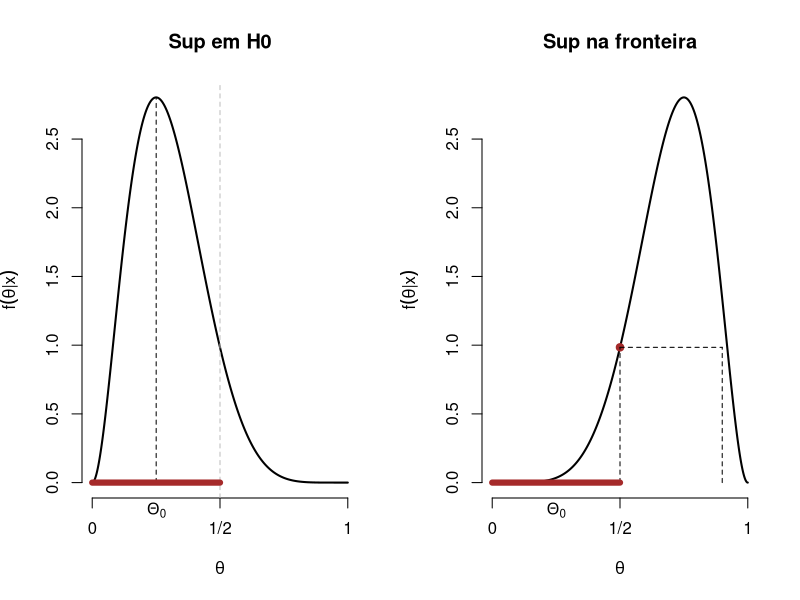
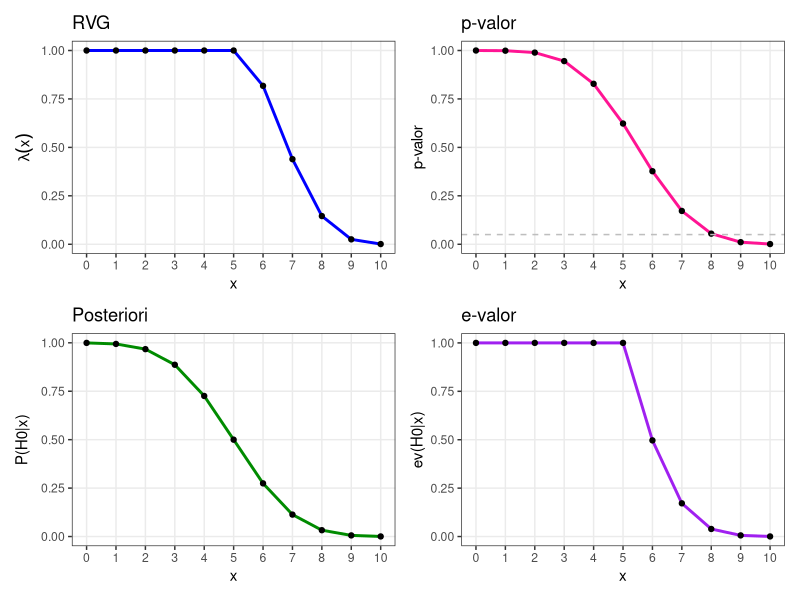
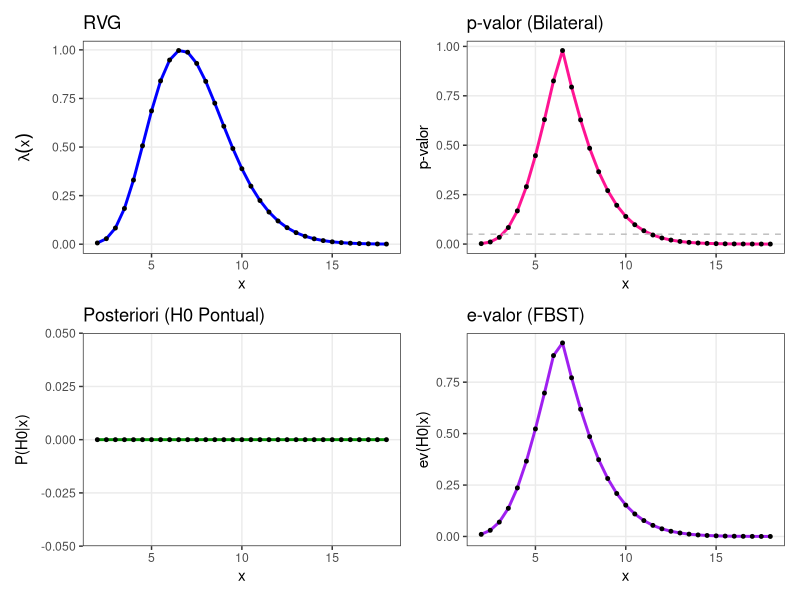
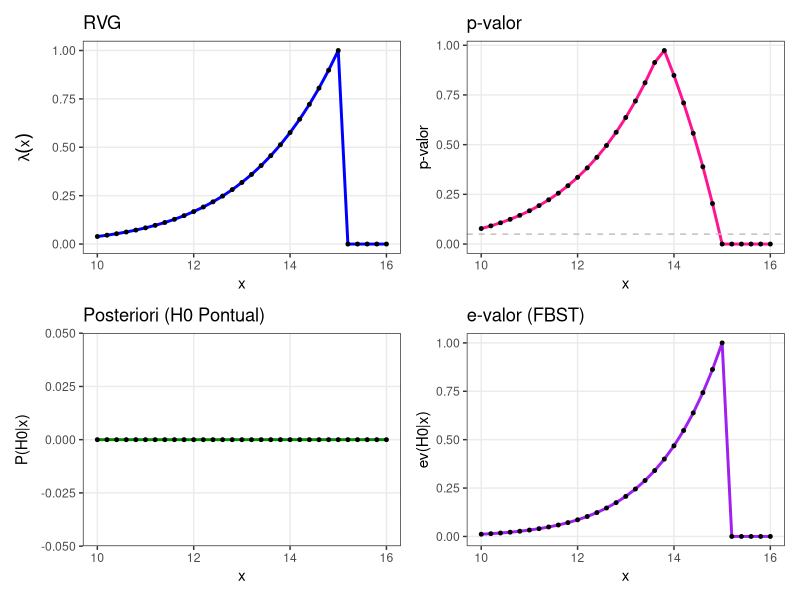

Here is the R script that generated these plots, in order:
## ---- chunk 1
x <- seq(0, 1, length.out = 1000)
y1 <- dbeta(x, shape1 = 3, shape2 = 7) 
y2 <- dbeta(x, shape1 = 7, shape2 = 3)

par(mfrow = c(1,2)) 

plot(x, y1, type = "l", lwd = 2, xlab = expression(theta), ylab = expression(f(theta * "|" * x)), 
     main = "Sup em H0", axes = FALSE)
axis(1, at = c(0, 0.5, 1), labels = c("0", "1/2", "1"))
axis(2)

theta_hat <- x[which.max(y1)]
lines(c(theta_hat, theta_hat), c(0, max(y1)), lty = 2)
text(theta_hat, -0.2, expression(Theta[0]), xpd = TRUE)

abline(v = 0.5, lty = 2, col = "gray")

lines(c(0, 0.5), c(0, 0), lwd = 6, col = "brown")

plot(x, y2, type = "l", lwd = 2, xlab = expression(theta), ylab = expression(f(theta * "|" * x)), 
     main = "Sup na fronteira", axes = FALSE)
axis(1, at = c(0, 0.5, 1), labels = c("0", "1/2", "1"))
axis(2)

tx_val <- dbeta(0.5, 7, 3)
points(0.5, tx_val, pch = 19, col = "brown")
lines(c(0.5, 0.5), c(0, tx_val), lty = 2)

segments(0.5, tx_val, 0.9, tx_val, lty = 2) 
lines(c(0.9, 0.9), c(0, tx_val), lty = 2)

lines(c(0, 0.5), c(0, 0), lwd = 6, col = "brown")
text(0.25, -0.2, expression(Theta[0]), xpd = TRUE)
## ---- chunk 2
library(ggplot2)
library(patchwork) 

n <- 10
x_seq <- 0:10
a <- 1 
b <- 1

resultados <- data.frame(
  x = x_seq,
  RVG = NA,
  p_valor = NA,
  Posteriori = NA,
  e_valor = NA)

for (i in 1:length(x_seq)) {
  x <- x_seq[i]
  
  # RVG 
  theta_hat <- x / n
  log_L_global <- dbinom(x, size = n, prob = theta_hat, log = TRUE)
  
  if (theta_hat <= 0.5) {
    resultados$RVG[i] <- 1} 
  else {
    log_L_restrito <- dbinom(x, size = n, prob = 0.5, log = TRUE)
    resultados$RVG[i] <- exp(log_L_restrito - log_L_global)}
  
  # p-valor 
  resultados$p_valor[i] <- pbinom(x - 1, size = n, prob = 0.5, lower.tail = FALSE)
  
  # Posteriori 
  a_post <- a + x
  b_post <- b + n - x

  resultados$Posteriori[i] <- pbeta(0.5, shape1 = a_post, shape2 = b_post)
  
  # e-valor 
  moda_post <- (a_post - 1) / (a_post + b_post - 2)
  
  if(x == 0) moda_post <- 0
  if(x == 10) moda_post <- 1
  
  if (moda_post <= 0.5) {
    resultados$e_valor[i] <- 1} 
  else {
    densidade_corte <- dbeta(0.5, a_post, b_post)
    
    if (x == n) {
      prob_tangente <- pbeta(1, a_post, b_post) - pbeta(0.5, a_post, b_post)} 
    else {
      funcao_busca <- function(t) dbeta(t, a_post, b_post) - densidade_corte
      raiz <- uniroot(funcao_busca, interval = c(moda_post, 1))$root
      prob_tangente <- pbeta(raiz, a_post, b_post) - pbeta(0.5, a_post, b_post)}
    
    resultados$e_valor[i] <- 1 - prob_tangente}}

tema <- theme_bw() + theme(panel.grid.minor = element_blank())
## ---- chunk 3
# Gráfico 1: RVG
g1 <- ggplot(resultados, aes(x=x, y=RVG)) + 
  geom_line(color="blue", size=1) + geom_point() +
  scale_x_continuous(breaks=0:10) +
  labs(title="RVG", y=expression(lambda(x))) + tema

# Gráfico 2: p-valor
g2 <- ggplot(resultados, aes(x=x, y=p_valor)) + 
  geom_line(color="deeppink", size=1) + geom_point() +
  geom_hline(yintercept=0.05, linetype="dashed", color="gray") +
  scale_x_continuous(breaks=0:10) +
  labs(title="p-valor", y="p-valor") + tema

# Gráfico 3: Posteriori
g3 <- ggplot(resultados, aes(x=x, y=Posteriori)) + 
  geom_line(color="green4", size=1) + geom_point() +
  scale_x_continuous(breaks=0:10) +
  labs(title="Posteriori", y="P(H0|x)") + tema

# Gráfico 4: e-valor
g4 <- ggplot(resultados, aes(x=x, y=e_valor)) + 
  geom_line(color="purple", size=1) + geom_point() +
  scale_x_continuous(breaks=0:10) +
  labs(title="e-valor", y="ev(H0|x)") + tema

(g1 + g2) / (g3 + g4)
## ---- chunk 4
library(ggplot2)
library(patchwork)

n <- 10
lambda_0 <- 1.5          
val_esperado <- n / lambda_0 
x_seq <- seq(from = 2, to = 18, by = 0.5)
alpha_prior <- 2
beta_prior <- 1

resultados <- data.frame(
  x = x_seq,
  RVG = NA,
  p_valor = NA,
  Posteriori = NA,
  e_valor = NA)

for (i in 1:length(x_seq)) {
  x_loop <- x_seq[i] 
  
  # RVG 
  theta_hat <- n / x_loop 
  log_L <- function(lam, sum_x, n) {
    n * log(lam) - lam * sum_x}
  
  log_L_H0 <- log_L(lambda_0, x_loop, n)
  log_L_Global <- log_L(theta_hat, x_loop, n)
  
  resultados$RVG[i] <- exp(log_L_H0 - log_L_Global)
  
  # p-valor 
  prob_acumulada <- pgamma(x_loop, shape = n, rate = lambda_0)
  resultados$p_valor[i] <- 2 * min(prob_acumulada, 1 - prob_acumulada)
  
  # Posteriori
  resultados$Posteriori[i] <- 0
  
  # e-valor 
  alpha_post <- alpha_prior + n
  beta_post <- beta_prior + x_loop
  densidade_corte <- dgamma(lambda_0, shape = alpha_post, rate = beta_post)
  moda_post <- (alpha_post - 1) / beta_post
  
  f_busca <- function(t) dgamma(t, alpha_post, rate = beta_post) - densidade_corte

  if (abs(moda_post - lambda_0) < 0.01) {
    resultados$e_valor[i] <- 1} 
  else {
    raiz_esq <- try(uniroot(f_busca, interval = c(0.0001, moda_post))$root, silent=TRUE)
    raiz_dir <- try(uniroot(f_busca, interval = c(moda_post, moda_post + 20))$root, silent=TRUE)
    
    if(!inherits(raiz_esq, "try-error") & !inherits(raiz_dir, "try-error")) {
      prob_tangente <- pgamma(raiz_dir, shape=alpha_post, rate=beta_post) - 
                       pgamma(raiz_esq, shape=alpha_post, rate=beta_post)
      resultados$e_valor[i] <- 1 - prob_tangente} 
    else {
      resultados$e_valor[i] <- 0}}}
## ---- chunk 5
tema <- theme_bw() + theme(panel.grid.minor = element_blank())

# Gráfico 1: RVG
g1 <- ggplot(resultados, aes(x=x, y=RVG)) + 
  geom_line(color="blue", size=1) + geom_point(size=1) +
  labs(title="RVG", y=expression(lambda(x))) + tema

# Gráfico 2: p-valor
g2 <- ggplot(resultados, aes(x=x, y=p_valor)) + 
  geom_line(color="deeppink", size=1) + geom_point(size=1) +
  geom_hline(yintercept=0.05, linetype="dashed", color="gray") +
  labs(title="p-valor (Bilateral)", y="p-valor") + tema

# Gráfico 3: Posteriori
g3 <- ggplot(resultados, aes(x=x, y=Posteriori)) + 
  geom_line(color="green4", size=1) + geom_point(size=1) +
  labs(title="Posteriori (H0 Pontual)", y="P(H0|x)") + tema

# Gráfico 4: e-valor
g4 <- ggplot(resultados, aes(x=x, y=e_valor)) + 
  geom_line(color="purple", size=1) + geom_point(size=1) +
  labs(title="e-valor (FBST)", y="ev(H0|x)") + tema

(g1 + g2) / (g3 + g4)
## ---- chunk 6
library(ggplot2)
library(patchwork)

n <- 8
theta_0 <- 15        
xm_prior <- 10        
alpha_prior <- 3      
x_seq <- seq(from = 10, to = 16, by = 0.2)


resultados <- data.frame(
  x = x_seq,
  RVG = NA,
  p_valor = NA,
  Posteriori = NA,
  e_valor = NA)

for (i in 1:length(x_seq)) {
  x_loop <- x_seq[i]
  
  # RVG 
  lik_global <- (x_loop)^(-n)

  if (x_loop > theta_0) {
    resultados$RVG[i] <- 0} 
  else {
    lik_H0 <- (theta_0)^(-n)
    resultados$RVG[i] <- lik_H0 / lik_global}
  
  # p-valor
  
  if (x_loop > theta_0) {
    resultados$p_valor[i] <- 0} 
  else {
    prob_acumulada <- (x_loop / theta_0)^n
    resultados$p_valor[i] <- 2 * min(prob_acumulada, 1 - prob_acumulada)}
  
  # Posteriori
  resultados$Posteriori[i] <- 0
  
  # e-valor 
  alpha_post <- alpha_prior + n   
  xm_post <- max(xm_prior, x_loop) 
  
  if (x_loop > theta_0) {
    resultados$e_valor[i] <- 0} 
  else {
    prob_cauda_15 <- (xm_post / theta_0)^alpha_post
    resultados$e_valor[i] <- prob_cauda_15}}
## ---- chunk 7
tema <- theme_bw() + theme(panel.grid.minor = element_blank())

# Gráfico 1: RVG
g1 <- ggplot(resultados, aes(x=x, y=RVG)) + 
  geom_line(color="blue", size=1) + geom_point(size=1) +
  labs(title="RVG", y=expression(lambda(x))) + tema

# Gráfico 2: p-valor
g2 <- ggplot(resultados, aes(x=x, y=p_valor)) + 
  geom_line(color="deeppink", size=1) + geom_point(size=1) +
  geom_hline(yintercept=0.05, linetype="dashed", color="gray") +
  labs(title="p-valor", y="p-valor") + tema

# Gráfico 3: Posteriori
g3 <- ggplot(resultados, aes(x=x, y=Posteriori)) + 
  geom_line(color="green4", size=1) + geom_point(size=1) +
  labs(title="Posteriori (H0 Pontual)", y="P(H0|x)") + tema

# Gráfico 4: e-valor
g4 <- ggplot(resultados, aes(x=x, y=e_valor)) + 
  geom_line(color="purple", size=1) + geom_point(size=1) +
  labs(title="e-valor (FBST)", y="ev(H0|x)") + tema

(g1 + g2) / (g3 + g4)
